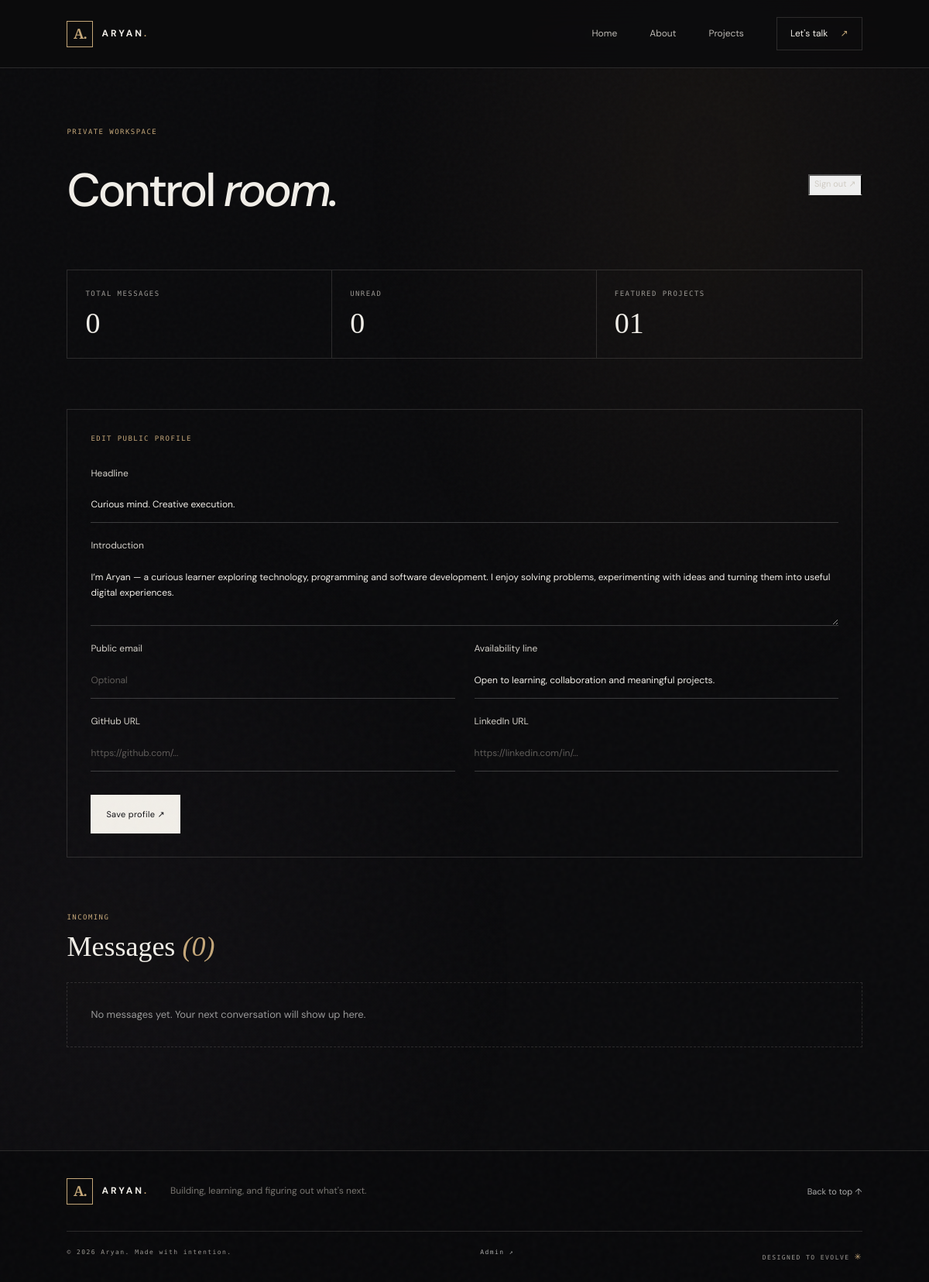
/admin (signed in), run on the app's committed database.
### tables this page shows
CREATE TABLE profile(key TEXT PRIMARY KEY,value TEXT NOT NULL);

### app.py (the view)
@app.route('/admin')
@admin_required
def dashboard():
    with db() as con:
        messages=con.execute('SELECT * FROM messages ORDER BY id DESC').fetchall()
        total=con.execute('SELECT COUNT(*) FROM messages').fetchone()[0]
        unread=con.execute('SELECT COUNT(*) FROM messages WHERE is_read=0').fetchone()[0]
    return render_template('dashboard.html',messages=messages,total=total,unread=unread,profile=profile())

### app.py (called while the page is built)
def db():
    con=sqlite3.connect(DB); con.row_factory=sqlite3.Row; return con

def csrf():
    if '_csrf' not in session: session['_csrf']=secrets.token_hex(24)
    return session['_csrf']

@app.before_request
def protect_posts():
    if request.method=='POST' and request.path.startswith('/admin'):
        if not secrets.compare_digest(request.form.get('_csrf',''),session.get('_csrf','')):
            abort(400)

def admin_required(fn):
    @wraps(fn)
    def wrapped(*a,**kw):
        if not session.get('admin'): return redirect(url_for('login',next=request.path))
        return fn(*a,**kw)
    return wrapped

def profile():
    with db() as con: return {r['key']:r['value'] for r in con.execute('SELECT * FROM profile')}

### templates/dashboard.html
{% extends 'base.html' %}{% block title %}Dashboard — Aryan{% endblock %}{% block content %}<section class="admin-page section-shell"><div class="admin-heading"><div><div class="section-kicker">PRIVATE WORKSPACE</div><h1>Control <em>room.</em></h1></div><form method="post" action="{{url_for('logout')}}"><input type="hidden" name="_csrf" value="{{csrf_token()}}"><button class="text-link" type="submit">Sign out ↗</button></form></div><div class="stats-row"><div><small>TOTAL MESSAGES</small><strong>{{total}}</strong></div><div><small>UNREAD</small><strong>{{unread}}</strong></div><div><small>FEATURED PROJECTS</small><strong>01</strong></div></div><form class="profile-editor" method="post" action="{{url_for('update_profile')}}"><input type="hidden" name="_csrf" value="{{csrf_token()}}"><div class="section-kicker">EDIT PUBLIC PROFILE</div><label>Headline<input name="headline" value="{{profile.headline}}"></label><label>Introduction<textarea name="intro" rows="3">{{profile.intro}}</textarea></label><div class="admin-two"><label>Public email<input name="email" type="email" value="{{profile.email}}" placeholder="Optional"></label><label>Availability line<input name="availability" value="{{profile.availability}}"></label></div><div class="admin-two"><label>GitHub URL<input name="github" type="url" value="{{profile.github}}" placeholder="https://github.com/..."></label><label>LinkedIn URL<input name="linkedin" type="url" value="{{profile.linkedin}}" placeholder="https://linkedin.com/in/..."></label></div><button class="button button-light" type="submit">Save profile ↗</button></form><div class="messages-head"><div><div class="section-kicker">INCOMING</div><h2>Messages <em>({{total}})</em></h2></div></div>{% if messages %}<div class="message-list">{% for m in messages %}<article class="message-item"><div class="message-top"><b>{{m.name}}</b><span>{{m.created_at}} · {{'READ' if m.is_read else 'NEW'}}</span></div><a href="mailto:{{m.email}}">{{m.email}}</a>{% if m.subject %}<h3>{{m.subject}}</h3>{% endif %}<p>{{m.message}}</p><div class="message-actions"><form method="post" action="{{url_for('toggle_message',mid=m.id)}}"><input type="hidden" name="_csrf" value="{{csrf_token()}}"><button class="text-link">Mark {{'unread' if m.is_read else 'read'}}</button></form><form method="post" action="{{url_for('delete_message',mid=m.id)}}" onsubmit="return confirm('Delete this message?')"><input type="hidden" name="_csrf" value="{{csrf_token()}}"><button class="text-link danger">Delete</button></form></div></article>{% endfor %}</div>{% else %}<p class="empty-state">No messages yet. Your next conversation will show up here.</p>{% endif %}</section>{% endblock %}

### templates/base.html (shortened to what this page needs)
<!doctype html><html lang="en"><head><link rel="stylesheet" href="{{ url_for('static',filename='css/style.css') }}"></head><body><div class="grain"></div><header class="site-header"><a class="brand" href="{{ url_for('home') }}"><span class="brand-mark">A.</span><span>ARYAN<span class="brand-dot">.</span></span></a><nav class="nav-links"><a href="{{ url_for('home') }}" class="{{ 'active' if request.endpoint=='home' else '' }}">Home</a><a href="{{ url_for('about') }}" class="{{ 'active' if request.endpoint=='about' else '' }}">About</a><a href="{{ url_for('projects') }}" class="{{ 'active' if request.endpoint in ['projects','project_detail'] else '' }}">Projects</a><a href="{{ url_for('contact') }}" class="nav-contact">Let's talk <span>↗</span></a></nav></header><main>{% block content %}{% endblock %}</main><footer class="footer"><div class="footer-top"><a class="brand" href="{{url_for('home')}}"><span class="brand-mark">A.</span><span>ARYAN<span class="brand-dot">.</span></span></a><p>Building, learning, and figuring out what's next.</p><a class="back-top" href="#top">Back to top ↑</a></div><div class="footer-bottom"><span>© {{ 2026 }} Aryan. Made with intention.</span><a href="{{url_for('login')}}">Admin ↗</a><span>DESIGNED TO EVOLVE <b>✳</b></span></div></footer></body></html>

### data on the page
profile: headline "Curious mind. Creative execution."
profile: intro "I’m Aryan — a curious learner exploring technology, programming and software development. I enjoy solving problems, experimenting with ideas and turning them into useful digital experiences."
profile: availability "Open to learning, collaboration and meaningful projects."

### other printed values
{{ total }} "0"
{{ unread }} "0"
{{ 2026 }} "2026"
